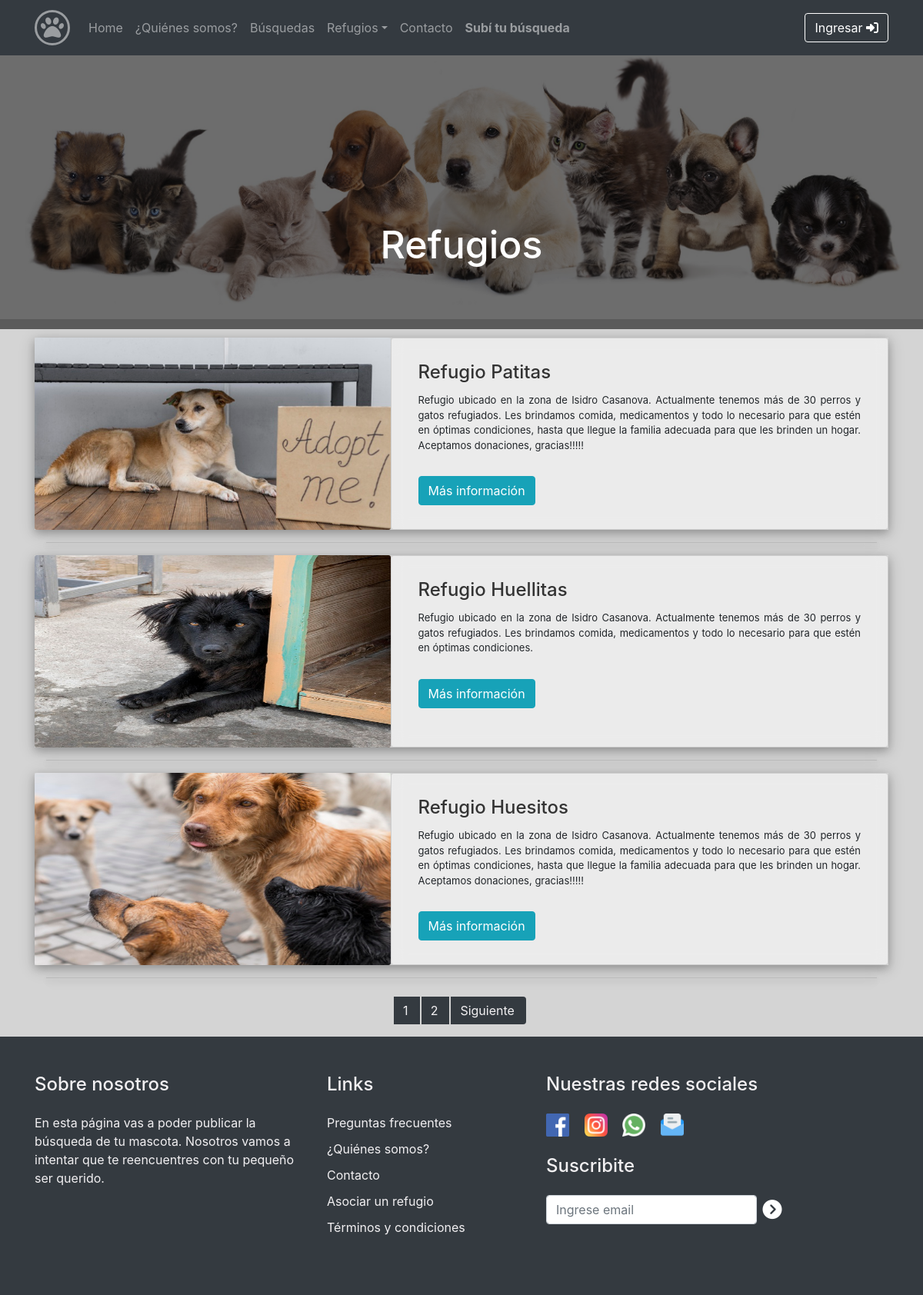
Screenshot of /refugios/ with the database file from the repository.
### refugios/models.py (models this page shows, shortened)
class Refugio(models.Model):
    nombre = models.CharField(max_length=50)
    direccion = models.CharField(max_length=40, verbose_name="Domicilio")
    cp = models.IntegerField(verbose_name="Código Postal")
    localidad = models.CharField(max_length=40)
    provincia = models.CharField(max_length=40)
    telefono = models.IntegerField(verbose_name="Teléfono")
    codigoArea = models.IntegerField(verbose_name="Prefijo")
    celular = models.IntegerField(verbose_name="Celular")
    email = models.EmailField(verbose_name="Correo electrónico")
    confirmacionEmail = models.EmailField (verbose_name="Repita Correo electrónico")
    facebook = models.CharField(max_length=40, blank=True, null = True)
    instagram = models.CharField(max_length=40, blank=True, null = True)
    foto_refugio = models.ImageField(upload_to="refugios")
    descripcion = models.TextField()

### principal/views.py (the view)
# urls.py: path('refugios/', views.refugios),
def refugios(request):
    refugios = Refugio.objects.all()
    newsletter = NewsletterForm()
    if request.method == 'POST':
        formularioNewsletter = NewsletterForm(data=request.POST)
        if formularioNewsletter.is_valid():
            formularioNewsletter.save()
        else:
            newsletter = formularioNewsletter
    paginator = Paginator(refugios, 3)
    page_number = request.GET.get('page')
    page_obj = paginator.get_page(page_number)
    return render(request, "principal/refugios.html",{'page_obj': page_obj, 'page_number': page_number,'refugios': refugios,'newsletter': newsletter})

### principal/forms.py
class NewsletterForm(forms.ModelForm):
    email_newsletter = forms.CharField(widget=forms.EmailInput(attrs={'type':"email", 'class':"form-control", 'placeholder':"Ingrese email", 'aria-label':"Recipient's username", 'aria-describedby':"button-addon2",}))
    class Meta:
        model = Newsletter
        fields = ['email_newsletter',]

### principal/templates/principal/refugios.html (shortened to what this page needs)
{% extends "principal/index.html" %}
{% load static %}
{% block content %}
<br>
<div class="mt-4 contenedor_imagen pr-0 " >
  <div class="text-center fondo_banner p-0">
      <h1 class="texto_banner"> Refugios</h1>
  </div>
<img src="{% static 'principal/img/429416-svetik_2560x1440.jpg' %}" class="imagen_banner">
</div>
<div class="container mt-4 mb-4 pr15 pl15" >
        {% for refugio in page_obj %}
        <div class="row b-s">
            <div class="col-lg-5 contenedor_card">
                <img src="{{refugio.foto_refugio.url}}" class="card-img imagen_refugio" alt="..." >
            </div>
            <div class="col-lg-7 contenedor_card">
                <div class="card col-md-12 bloque_refugio">
                <div class="card-body">
                    <h4 class="card-title titulo_card">{{refugio.nombre}} </h4>
                    <p class="card-text descripcion_refugio">
                        {{refugio.descripcion}}
                    </p>
                    <div class="boton_info">
                    <a href='{{refugio.id}}/' class="btn btn-md btn-info"  >Más información</a>
                    </div>
                  </div>
                </div>
            </div>
        </div>
        <hr class="b-s">
        {% endfor %}
          </div>
  <nav aria-label="Page navigation example">
    <ul class="pagination justify-content-center">
        {% for i in page_obj.paginator.page_range %}
        <li class="page-item ">
          <a class="page-link paginacion" href="?page={{ i }}">  <span class="paginacion"> {{ i }} </span></a>
        </li>
        {% endfor %}
      <li class="page-item">
        {% if page_obj.has_next %}
        <a class="page-link paginacion" href="?page={{ page_obj.next_page_number }}" aria-label="Next">
          <span aria-hidden="true" class="paginacion">Siguiente </span>
        </a>
        {% endif %}
      </li>
    </ul>
  </nav>
{% endblock %}

### principal/static/principal/css/styles.css (style rules this page uses)
.imagen_banner { width: 100%; background-repeat:no-repeat; }
.contenedor_imagen { padding-right: 0px !important; padding-left: 0px !important; position: relative; }
.fondo_banner { background: rgba(12, 12, 12, 0.6); position: absolute; width: 100%; }
.texto_banner { width: 100%; color: white; padding-top: 20%; font-weight: 500; position: relative; font-size: 50px; }
.b-s { box-shadow: 0 4px 10px 0 rgb(0 0 0 / 20%), 0 4px 20px 0 rgb(0 0 0 / 19%)!important ; }
.page-link { color: black !important; }
.descripcion_refugio { font-size: 13px; margin-bottom: 30px; text-align: justify; }
.imagen_refugio { height: 250px; }
.bloque_refugio { padding: 10px; background-color: rgba(253, 253, 253, 0.568) !important; backdrop-filter: blur(10px) !important; }
.contenedor_card { padding-left: 0px !important; padding-right: 0px !important; }
.pl15 { padding-left: 30px !important; }
.pr15 { padding-right: 30px !important; }
.paginacion { background-color: #343a40 !important; color: #F2F0F2 !important; border: 0px !important; margin-right: 3px !important; }
.titulo_card { color:rgb(51, 51, 51) }
@media (min-width: 1200px) { .fondo_banner { height: 380px; } }
@media (min-width: 1200px) { .bloque_refugio { height: 250px; } }

### rows the page displays
Refugio: foto_refugio (picture), nombre "Refugio Patitas", descripcion "Refugio ubicado en la zona de Isidro Casanova. Actualmente tenemos más de 30 perros y gatos refugiados. Les brindamos comida, medicamentos y todo lo necesario para que estén en óptimas condiciones, hasta que llegue la familia adecuada para que les brinden un hogar. Aceptamos donaciones, gracias!!!!!"
Refugio: foto_refugio (picture), nombre "Refugio Huellitas", descripcion "Refugio ubicado en la zona de Isidro Casanova. Actualmente tenemos más de 30 perros y gatos refugiados. Les brindamos comida, medicamentos y todo lo necesario para que estén en óptimas condiciones."
Refugio: foto_refugio (picture), nombre "Refugio Huesitos", descripcion "Refugio ubicado en la zona de Isidro Casanova. Actualmente tenemos más de 30 perros y gatos refugiados. Les brindamos comida, medicamentos y todo lo necesario para que estén en óptimas condiciones, hasta que llegue la familia adecuada para que les brinden un hogar. Aceptamos donaciones, gracias!!!!!"

### other values shown
{{ i }} "1" "2"
